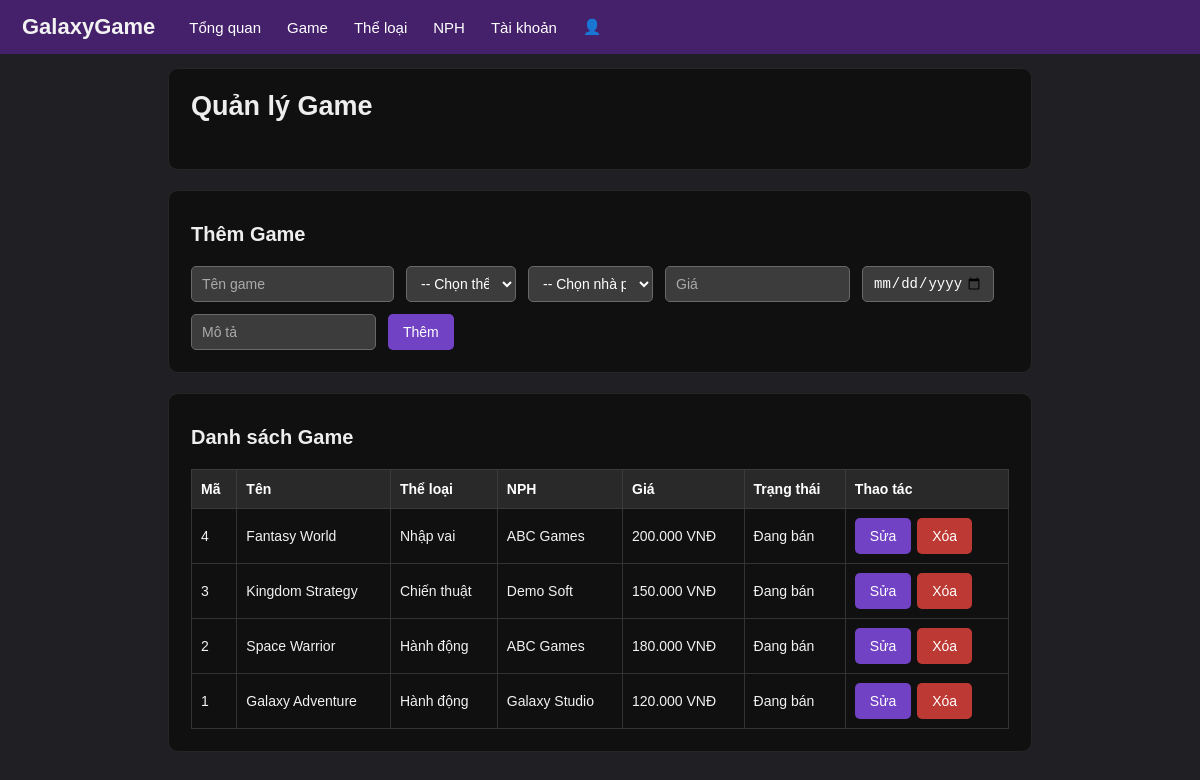
The page /admin.php (signed in) on the database its author committed.
### tables this page shows
CREATE TABLE Game (
    MaGame INT AUTO_INCREMENT PRIMARY KEY,
    TenGame VARCHAR(150) NOT NULL,
    MaTheLoai INT NOT NULL,
    MaNhaPhatHanh INT NOT NULL,
    Gia DECIMAL(12,2) NOT NULL DEFAULT 0,
    AnhGame VARCHAR(255) NULL,
    MoTa TEXT,
    NgayPhatHanh DATE,
    TrangThai ENUM('DangBan','NgungBan') NOT NULL DEFAULT 'DangBan',
    FOREIGN KEY (MaTheLoai) REFERENCES TheLoai(MaTheLoai),
    FOREIGN KEY (MaNhaPhatHanh) REFERENCES NhaPhatHanh(MaNhaPhatHanh)
);

CREATE TABLE TheLoai (
    MaTheLoai INT AUTO_INCREMENT PRIMARY KEY,
    TenTheLoai VARCHAR(100) NOT NULL UNIQUE,
    MoTa VARCHAR(255),
    TrangThai ENUM('HoatDong','Ngung') NOT NULL DEFAULT 'HoatDong'
);

CREATE TABLE NhaPhatHanh (
    MaNhaPhatHanh INT AUTO_INCREMENT PRIMARY KEY,
    TenNhaPhatHanh VARCHAR(150) NOT NULL,
    QuocGia VARCHAR(100),
    Email VARCHAR(100),
    Website VARCHAR(255),
    TrangThai ENUM('HoatDong','Ngung') NOT NULL DEFAULT 'HoatDong'
);

### controllers/GameController.php (called while the page is built, shortened)
<?php
require_once __DIR__ . "/../models/GameModel.php";
require_once __DIR__ . "/../database.php";
require_once __DIR__ . "/../function.php";
class GameController
{
    private $model;
    public function __construct()
    {
        $db = new Database();
        $this->model = new GameModel($db->getConnection());
    }
    public function admin()
    {
        $games = $this->model->layDanhSach();
        require __DIR__ . "/../view/game.php";
    }
}
?>

### database.php (called while the page is built)
<?php
class Database
{
    private $pdo;
    public function __construct()
    {
        $this->pdo = new PDO(
            "mysql:host=localhost;dbname=galaxygame_mau;charset=utf8mb4",
            "root",
            ""
        );
        $this->pdo->setAttribute(PDO::ATTR_ERRMODE, PDO::ERRMODE_EXCEPTION);
    }
    public function getConnection()
    {
        return $this->pdo;
    }
}

### models/GameModel.php (called while the page is built, shortened)
<?php
class GameModel
{
    private $pdo;
    public function __construct($pdo)
    {
        $this->pdo = $pdo;
    }
    public function layDanhSach()
    {
        $sql = "SELECT g.*, tl.TenTheLoai, nph.TenNhaPhatHanh
                FROM Game g
                INNER JOIN TheLoai tl ON g.MaTheLoai = tl.MaTheLoai
                INNER JOIN NhaPhatHanh nph ON g.MaNhaPhatHanh = nph.MaNhaPhatHanh
                ORDER BY g.MaGame DESC";
        return $this->pdo->query($sql)->fetchAll();
    }
}

### function.php (called while the page is built, shortened)
<?php
function HienThi($chuoi)
{
    return htmlspecialchars($chuoi ?? "", ENT_QUOTES, "UTF-8");
}
function DinhDangTien($gia)
{
    return number_format((float)$gia, 0, ",", ".") . " VNĐ";
}
?>

### view/game.php (the view, shortened to what this page needs)
<!DOCTYPE html>
<html>
<head>
    <link rel="stylesheet" href="css/style.css">
</head>
<body>
<div class="Thanh MenuAdmin">
    <b class="Logo">GalaxyGame</b>
    <a href="QuanTri.php">Tổng quan</a>
    <a href="admin.php?action=game">Game</a>
    <a href="admin.php?action=theloai">Thể loại</a>
    <a href="">NPH</a>
    <a href="">Tài khoản</a>
    <a href="user.php?action=profile">👤</a>
</div>
<div class="NoiDung">
    <div class="Khung">
        <h2>Quản lý Game</h2>
    </div>
    <div class="Khung">
        <h3>Thêm Game</h3>
            <form class="FormGame" method="post" action="admin.php?action=createGame">
            <input
                class="O"
                name="TenGame"
                placeholder="Tên game">
            <select class="O" name="MaTheLoai">
                <option value="">-- Chọn thể loại --</option>
            </select>
            <select class="O" name="MaNhaPhatHanh">
                <option value="">-- Chọn nhà phát hành --</option>
            </select>
            <input
                class="O"
                type="number"
                name="Gia"
                placeholder="Giá">
            <input
                class="O"
                type="date"
                name="NgayPhatHanh">
            <input
                class="O"
                name="MoTa"
                placeholder="Mô tả">
            <button class="Nut">Thêm</button>
        </form>
    </div>
    <div class="Khung">
        <h3>Danh sách Game</h3>
        <table class="Bang">
            <tr>
                <th>Mã</th>
                <th>Tên</th>
                <th>Thể loại</th>
                <th>NPH</th>
                <th>Giá</th>
                <th>Trạng thái</th>
                <th>Thao tác</th>
            </tr>
            <?php foreach ($games as $g): ?>
            <tr>
                <td><?= $g["MaGame"] ?></td>
                <td><?= HienThi($g["TenGame"]) ?></td>
                <td><?= HienThi($g["TenTheLoai"]) ?></td>
                <td><?= HienThi($g["TenNhaPhatHanh"]) ?></td>
                <td><?= DinhDangTien($g["Gia"]) ?></td>
                <td>
                    <?= $g["TrangThai"] == "DangBan" ? "Đang bán" : "Ngừng bán" ?>
                </td>
                <td>
                    <a
                        class="Nut"
                        href="admin.php?action=updateGame&id=<?= $g["MaGame"] ?>">
                        Sửa
                    </a>
                    <a
                        class="Nut NutDo"
                        href="admin.php?action=deleteGame&id=<?= $g["MaGame"] ?>"
                        onclick="return confirm('Bạn có chắc muốn xóa game này?')">
                        Xóa
                    </a>
                </td>
            </tr>
            <?php endforeach; ?>
        </table>
    </div>
</div>
</body>
</html>

### css/style.css (style rules this page uses)
* { box-sizing: border-box; }
body { margin: 0; font-family: Arial, sans-serif; background: #202024; color: #f2f2f2; }
.Thanh { height: 54px; padding: 0 22px; display: flex; align-items: center; gap: 26px; background: #45206b; position: sticky; top: 0; z-index: 1000; }
.Logo { font-size: 22px; margin-right: 8px; }
.Thanh a { color: #fff; text-decoration: none; font-size: 15px; }
.NoiDung { width: 72%; max-width: 1080px; min-width: 850px; margin: 14px auto 40px; }
.Khung { margin-bottom: 20px; padding: 22px; background: #101010; border-radius: 10px; border: 1px solid #252525; }
h2 { margin: 0 0 25px; font-size: 27px; color: #eee; }
h3 { margin: 10px 0 20px; font-size: 20px; color: #eee; }
.FormGame { display: flex; align-items: center; gap: 12px; flex-wrap: wrap; }
.O { height: 36px; padding: 0 10px; background: #3c3c3c; color: #fff; border: 1px solid #686868; border-radius: 5px; font-size: 14px; outline: none; }
.O::placeholder { color: #aaa; }
.FormGame .O:nth-child(2) { width: 110px; }
.FormGame .O:nth-child(3) { width: 125px; }
.FormGame .O:nth-child(4) { width: 185px; }
.FormGame .O:nth-child(5) { width: 132px; }
.FormGame .O:nth-child(6) { width: 185px; }
.Nut { display: inline-block; height: 36px; padding: 0 15px; border: 0; border-radius: 5px; background: #7142c4; color: #fff !important; text-decoration: none !important; font-size: 14px; cursor: pointer; line-height: 36px; }
.NutDo { background: #bd3933; }
.Bang { width: 100%; border-collapse: collapse; background: #101010; }
.Bang th { padding: 11px 9px; background: #292929; border: 1px solid #3b3b3b; text-align: left; color: #fff; font-size: 14px; }
.Bang td { padding: 9px; border: 1px solid #333; font-size: 14px; }
.Bang td .Nut { margin-right: 2px; }

### rows shown on the page
game: MaGame "4", TenGame "Fantasy World", MaTheLoai.TenTheLoai "Nhập vai", MaNhaPhatHanh.TenNhaPhatHanh "ABC Games", Gia "200.000 VNĐ", TrangThai "Đang bán"
game: MaGame "3", TenGame "Kingdom Strategy", MaTheLoai.TenTheLoai "Chiến thuật", MaNhaPhatHanh.TenNhaPhatHanh "Demo Soft", Gia "150.000 VNĐ", TrangThai "Đang bán"
game: MaGame "2", TenGame "Space Warrior", MaTheLoai.TenTheLoai "Hành động", MaNhaPhatHanh.TenNhaPhatHanh "ABC Games", Gia "180.000 VNĐ", TrangThai "Đang bán"
game: MaGame "1", TenGame "Galaxy Adventure", MaTheLoai.TenTheLoai "Hành động", MaNhaPhatHanh.TenNhaPhatHanh "Galaxy Studio", Gia "120.000 VNĐ", TrangThai "Đang bán"
